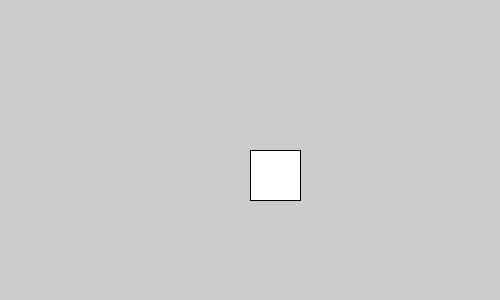
Frame 1 (no input)
Frame 60 (the mouse pressed at the canvas centre just before this capture): identical to frame 1, image omitted
Frame 120 (the mouse held since frame 60 and released just before this capture): identical to frame 1, image omitted

The Processing sketch that drew this single still picture (run headless with seeded random() and noise(); from frame 60 on, the mouse is pressed at the canvas centre):

// Processing sketch: ImageProcessing
// ── ImageProcessing.pde
void setup() {
    size(500, 300);
}

void draw() {
    rect(width/2, height/2, 50, 50);
}
